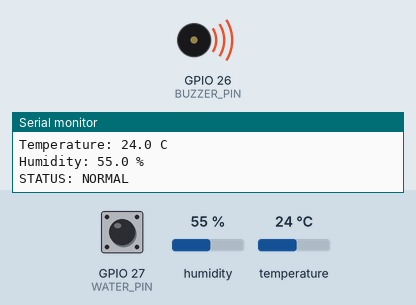
A program run on a simulated ESP32. On the bench: buzzer (waves = sounding, pin HIGH), the last lines printed to the serial monitor. Inputs (shaded band) come from the test bench; at power-on: humidity 55 %, GPIO 27 (WATER_PIN) HIGH, temperature 24 °C. Random numbers use the default seed unless the program sets one.

Above: at 2.8 s.
2.9 s: humidity set to 74 %
8.2 s: humidity set to 77 %
At 12.8 s:
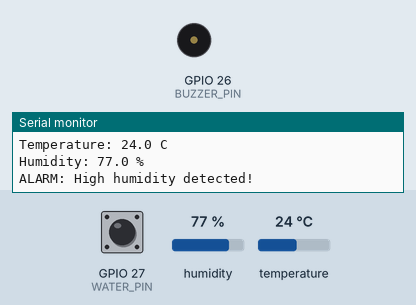
14.5 s: GPIO 27 (WATER_PIN) pulled LOW for 0.95 s
At 15.2 s:
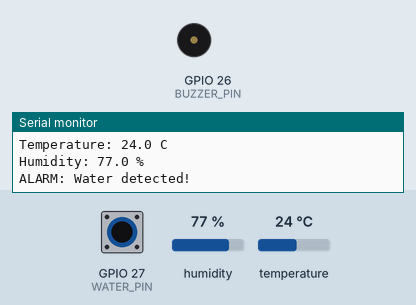
16.9 s: GPIO 27 (WATER_PIN) pulled LOW for 3.2 s
Timing chart, 0 to 24.6 s (numbered marks = the images above; inputs shaded):
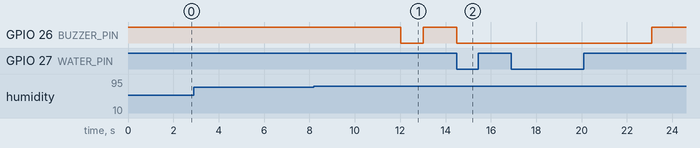

The program:

main.cpp
```cpp
#include <Arduino.h>
#include <DHT.h>
#include <freertos/FreeRTOS.h>
#include <freertos/task.h>
#include <math.h>

#include "config.h"
#include "telemetry.h"

DHT dht(DHT_PIN, DHT22);

float temperatureC = NAN;
float humidityPercent = NAN;
bool hasSample = false;
bool dhtValid = false;
bool humidityAlarm = false;
bool humidityBeep = false;
unsigned long humidityBeepStartedMs = 0;
bool confirmingHumidityChange = false;
bool buzzerOn = false;
bool previousWaterDetected = false;
bool confirmingDry = false;
unsigned long dryStartedMs = 0;
unsigned long lastSampleMs = 0;
TaskHandle_t monitorTask = nullptr;

// Wake loop() when the water sensor changes, even between DHT22 readings.
void ARDUINO_ISR_ATTR onWaterChange() {
  BaseType_t taskWoken = pdFALSE;
  vTaskNotifyGiveFromISR(monitorTask, &taskWoken);
  if (taskWoken == pdTRUE) {
    portYIELD_FROM_ISR();
  }
}

void setBuzzer(bool on) {
  int onLevel = BUZZER_ACTIVE_HIGH ? HIGH : LOW;
  int offLevel = BUZZER_ACTIVE_HIGH ? LOW : HIGH;
  digitalWrite(BUZZER_PIN, on ? onLevel : offLevel);
}

void updateHumidityAlarm() {
  // Two consecutive samples must agree before switching the alarm.
  bool shouldChange = humidityAlarm ? humidityPercent < HUMIDITY_CLEAR_BELOW
                                    : humidityPercent >= HUMIDITY_THRESHOLD;
  if (!dhtValid || !shouldChange) {
    confirmingHumidityChange = false;
  } else if (confirmingHumidityChange) {
    humidityAlarm = !humidityAlarm;
    humidityBeep = humidityAlarm;
    humidityBeepStartedMs = millis();
    confirmingHumidityChange = false;
  } else {
    confirmingHumidityChange = true;
  }
}

void updateBuzzer(bool waterDetected) {
  if (millis() - humidityBeepStartedMs >= HUMIDITY_BEEP_MS) {
    humidityBeep = false;
  }
  bool alarmNeeded = waterDetected || humidityBeep;

  if (alarmNeeded != buzzerOn) {
    setBuzzer(alarmNeeded);
    buzzerOn = alarmNeeded;
  }
}

void printReadings(bool waterDetected) {
  // The USB bridge reads these exact labels to build a measurement.
  Serial.println("------------------------------");
  Serial.printf("Water detected: %s\r\n", waterDetected ? "YES" : "NO");

  if (!hasSample) {
    Serial.println("DHT22 warming up; awaiting first reading.");
  } else if (dhtValid) {
    Serial.printf("Temperature: %.1f C\r\n", temperatureC);
    Serial.printf("Humidity: %.1f %%\r\n", humidityPercent);
  } else {
    Serial.println("FAULT: DHT22 reading failed; retrying on next sample.");
    Serial.printf("Check DHT VCC -> 3V3, GND -> GND, SDA -> GPIO %d.\r\n",
                  DHT_PIN);
  }

  if (waterDetected) {
    Serial.println("ALARM: Water detected!");
  } else if (!dhtValid && humidityAlarm) {
    Serial.println("ALARM: Humidity unavailable; previous high humidity alarm active.");
  } else if (humidityAlarm) {
    Serial.println("ALARM: High humidity detected!");
  } else if (!hasSample) {
    Serial.println(
        "STATUS: Awaiting temperature and humidity; water monitoring active.");
  } else if (!dhtValid) {
    Serial.println("STATUS: Humidity unavailable; water monitoring active.");
  } else {
    Serial.println("STATUS: NORMAL");
  }
}

bool readWaterSensor() {
  if (digitalRead(WATER_PIN) == LOW) {
    confirmingDry = false;
    return true;
  }

  if (!previousWaterDetected) {
    return false;
  }

  // Keep the wet state until the sensor has reported dry for long enough.
  if (!confirmingDry) {
    confirmingDry = true;
    dryStartedMs = millis();
  }

  confirmingDry = millis() - dryStartedMs < WATER_DRY_HOLD_MS;
  return confirmingDry;
}

void reportStatus(bool forceReport) {
  bool waterDetected = readWaterSensor();
  updateBuzzer(waterDetected);

  if (forceReport || waterDetected != previousWaterDetected) {
    if (dhtValid) {
      queueTelemetry(temperatureC, humidityPercent, waterDetected);
    }
    printReadings(waterDetected);
  }
  previousWaterDetected = waterDetected;
}

void sampleClimate() {
  humidityPercent = dht.readHumidity();
  temperatureC = dht.readTemperature();
  lastSampleMs = millis();
  hasSample = true;

  bool temperatureInRange = temperatureC >= -40.0f && temperatureC <= 80.0f;
  bool humidityInRange = humidityPercent >= 0.0f && humidityPercent <= 100.0f;
  dhtValid = temperatureInRange && humidityInRange;
  updateHumidityAlarm();

  if (!dhtValid) {
    temperatureC = NAN;
    humidityPercent = NAN;
  }
}

void setup() {
  Serial.begin(115200);
  pinMode(BUZZER_PIN, OUTPUT);
  setBuzzer(false);
  pinMode(WATER_PIN, INPUT_PULLUP);
  monitorTask = xTaskGetCurrentTaskHandle();
  attachInterrupt(WATER_PIN, onWaterChange, CHANGE);

  dht.begin();
  lastSampleMs = millis();

  Serial.println("Document Storage Monitor");
  Serial.printf("DHT22 driver: Adafruit 1.4.7; sample interval: %lu ms\r\n",
                DHT_SAMPLE_INTERVAL_MS);
  Serial.printf("ESP32 CPU: %lu MHz\r\n",
                static_cast<unsigned long>(getCpuFrequencyMhz()));
  Serial.println("System initialized!");

  reportStatus(true);
  startTelemetry();
}

void loop() {
  reportStatus(false);

  unsigned long interval = hasSample ? DHT_SAMPLE_INTERVAL_MS : DHT_STARTUP_MS;
  unsigned long elapsed = millis() - lastSampleMs;
  if (elapsed >= interval) {
    sampleClimate();
    reportStatus(true);
    return;
  }

  unsigned long waitMs = interval - elapsed;
  if (humidityBeep) {
    unsigned long beepElapsed = millis() - humidityBeepStartedMs;
    unsigned long remaining = beepElapsed < HUMIDITY_BEEP_MS ? HUMIDITY_BEEP_MS - beepElapsed : 0;
    waitMs = min(waitMs, remaining);
  }
  if (confirmingDry) {
    unsigned long dryElapsed = millis() - dryStartedMs;
    unsigned long dryTimeLeft = 0;
    if (dryElapsed < WATER_DRY_HOLD_MS) {
      dryTimeLeft = WATER_DRY_HOLD_MS - dryElapsed;
    }
    waitMs = min(waitMs, dryTimeLeft);
  }

  // Wait for the next deadline or a GPIO change, whichever happens first.
  if (ulTaskNotifyTake(pdTRUE, pdMS_TO_TICKS(waitMs)) > 0) {
    // Even if several edges arrived together, restart the dry confirmation.
    confirmingDry = false;
  }
}
```

network_secrets.example.h
```cpp
#pragma once

#define DSMS_WIFI_SSID ""
#define DSMS_WIFI_PASSWORD ""
#define DSMS_MQTT_URI "mqtt://192.168.1.10:1883"
#define DSMS_DEVICE_CODE "DOC-ROOM-01"
#define DSMS_MQTT_USERNAME "DOC-ROOM-01"
#define DSMS_MQTT_PASSWORD ""

// For mqtts://, set this to the broker's CA certificate in PEM format.
// #define DSMS_MQTT_CA_PEM "-----BEGIN CERTIFICATE-----\n...\n-----END CERTIFICATE-----\n"
```

telemetry.h
```cpp
#pragma once

void startTelemetry();
void queueTelemetry(float temperatureC, float humidityPercent, bool waterDetected);
```

telemetry.cpp
```cpp
#include "telemetry.h"

#include <Arduino.h>

#if __has_include("network_secrets.h")
#include "network_secrets.h"

#include <WiFi.h>
#include <atomic>
#include <cstring>
#include <esp_random.h>
#include <freertos/queue.h>
#include <mqtt_client.h>

namespace {
constexpr char deviceCode[] = DSMS_DEVICE_CODE;
constexpr char topic[] = "dsms/" DSMS_DEVICE_CODE "/readings";
constexpr char clientId[] = "dsms-node-" DSMS_DEVICE_CODE;
constexpr char brokerUri[] = DSMS_MQTT_URI;
constexpr int mqttQos = 1;

struct Reading {
  float temperatureC;
  float humidityPercent;
  bool waterDetected;
};

QueueHandle_t samples = nullptr;
esp_mqtt_client_handle_t mqtt = nullptr;
std::atomic<bool> connected{false};

void onMqttEvent(void *, esp_event_base_t, int32_t event, void *) {
  if (event == MQTT_EVENT_CONNECTED) {
    connected.store(true);
    Serial.println("MQTT connected.");
  } else if (event == MQTT_EVENT_DISCONNECTED) {
    connected.store(false);
    Serial.println("MQTT disconnected; retrying.");
  }
}

void publishReadings(void *) {
  unsigned long bootIdHigh = esp_random();
  unsigned long bootIdLow = esp_random();
  unsigned long sequence = 0;
  Reading reading;

  // This task waits for readings so MQTT work stays out of the sensor loop.
  while (true) {
    xQueueReceive(samples, &reading, portMAX_DELAY);
    if (!connected.load()) {
      continue;
    }

    char payload[256];
    int length = snprintf(
        payload, sizeof(payload),
        "{\"deviceId\":\"%s\",\"readingUid\":\"%08lx%08lx-%08lx\","
        "\"temperatureC\":%.1f,\"humidityPercent\":%.1f,\"waterDetected\":%s}",
        deviceCode, bootIdHigh, bootIdLow, ++sequence, reading.temperatureC,
        reading.humidityPercent, reading.waterDetected ? "true" : "false");
    if (length <= 0 || length >= static_cast<int>(sizeof(payload))) {
      continue;
    }

    int messageId = esp_mqtt_client_enqueue(mqtt, topic, payload, length, mqttQos,
                                            /*retain=*/false, /*store=*/true);
    if (messageId < 0) {
      Serial.println("MQTT could not queue a reading.");
    }
  }
}
}  // namespace

void startTelemetry() {
  constexpr char allowedCode[] =
      "ABCDEFGHIJKLMNOPQRSTUVWXYZabcdefghijklmnopqrstuvwxyz0123456789_-";
  bool brokerUsesTls = strncmp(brokerUri, "mqtts://", 8) == 0;
  bool brokerUsesMqtt = strncmp(brokerUri, "mqtt://", 7) == 0;
  bool hasCredentials = DSMS_WIFI_SSID[0] && DSMS_MQTT_USERNAME[0] && DSMS_MQTT_PASSWORD[0];
  bool validDeviceCode = sizeof(deviceCode) >= 2 && sizeof(deviceCode) <= 65 &&
                         strspn(deviceCode, allowedCode) == strlen(deviceCode);
  if (!hasCredentials || !validDeviceCode || (!brokerUsesTls && !brokerUsesMqtt)) {
    Serial.println("MQTT disabled; check network_secrets.h.");
    return;
  }

  esp_mqtt_client_config_t options{};
  options.broker.address.uri = brokerUri;
  if (brokerUsesTls) {
#ifdef DSMS_MQTT_CA_PEM
    options.broker.verification.certificate = DSMS_MQTT_CA_PEM;
#else
    Serial.println("MQTT disabled; mqtts:// requires DSMS_MQTT_CA_PEM.");
    return;
#endif
  }
  options.credentials.client_id = clientId;
  options.credentials.username = DSMS_MQTT_USERNAME;
  options.credentials.authentication.password = DSMS_MQTT_PASSWORD;
  options.session.protocol_ver = MQTT_PROTOCOL_V_3_1_1;
  options.network.reconnect_timeout_ms = 3000;
  options.outbox.limit = 4096;

  samples = xQueueCreate(8, sizeof(Reading));
  if (samples == nullptr) {
    Serial.println("MQTT could not allocate its reading queue.");
    return;
  }

  mqtt = esp_mqtt_client_init(&options);
  if (mqtt == nullptr ||
      esp_mqtt_client_register_event(mqtt, MQTT_EVENT_ANY, onMqttEvent, nullptr) != ESP_OK ||
      xTaskCreate(publishReadings, "telemetry", 4096, nullptr, 1, nullptr) != pdPASS) {
    if (mqtt != nullptr) esp_mqtt_client_destroy(mqtt);
    vQueueDelete(samples);
    samples = nullptr;
    Serial.println("MQTT could not initialize.");
    return;
  }

  WiFi.mode(WIFI_STA);
  WiFi.setAutoReconnect(true);
  WiFi.begin(DSMS_WIFI_SSID, DSMS_WIFI_PASSWORD);
  if (esp_mqtt_client_start(mqtt) != ESP_OK) {
    Serial.println("MQTT could not start.");
  }
}

void queueTelemetry(float temperatureC, float humidityPercent, bool waterDetected) {
  // The backend accepts temperatures down to -20 C.
  if (!connected.load() || temperatureC < -20.0f) {
    return;
  }

  Reading reading{temperatureC, humidityPercent, waterDetected};
  xQueueSend(samples, &reading, 0);
}

#else

void startTelemetry() {
  Serial.println("MQTT disabled; create include/network_secrets.h and rebuild.");
}

void queueTelemetry(float, float, bool) {}

#endif
```

config.h
```cpp
#pragma once

constexpr int DHT_PIN = 4;
constexpr int BUZZER_PIN = 26;
constexpr int WATER_PIN = 27;

constexpr float HUMIDITY_THRESHOLD = 75.5f;
constexpr float HUMIDITY_CLEAR_BELOW = 73.0f;

constexpr unsigned long DHT_STARTUP_MS = 2000;
constexpr unsigned long DHT_SAMPLE_INTERVAL_MS = 2500;
constexpr unsigned long WATER_DRY_HOLD_MS = 3000;
constexpr unsigned long HUMIDITY_BEEP_MS = 1000;
constexpr bool BUZZER_ACTIVE_HIGH = false;

static_assert(DHT_SAMPLE_INTERVAL_MS >= 2000,
              "DHT22 readings must be at least two seconds apart.");
```

Measured:
- the behaviour switches between 75 and 76 % on humidity (found by bisection; images 0 and 1)
- after the input at 8.2 s, GPIO 26 (BUZZER_PIN): HIGH → LOW after 3.8 s, → HIGH 1.0 s later
- after the input at 14.5 s, GPIO 26 (BUZZER_PIN): HIGH → LOW at once
